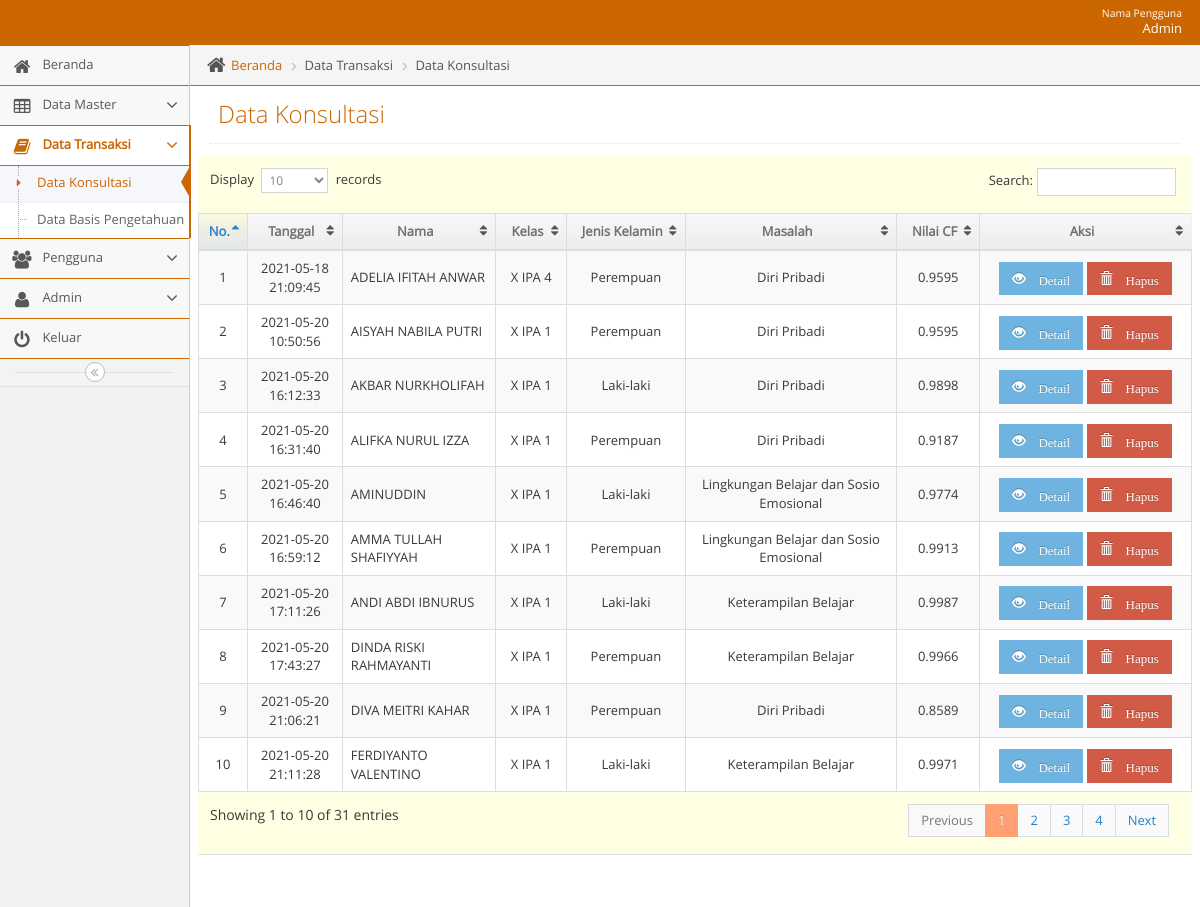
The page /admin/adminmainapp.php?unit=konsultasi_unit&act=datagrid (signed in) on the database its author committed.
### tables this page shows
CREATE TABLE `t_hasil` (
  `kode_hasil` int(11) NOT NULL,
  `bidang_masalah` text NOT NULL,
  `item_masalah` text NOT NULL,
  `nilai_cf` varchar(16) NOT NULL,
  `tanggal` datetime NOT NULL,
  `hasil_id` varchar(11) NOT NULL,
  `kode_siswa` varchar(11) NOT NULL
);

CREATE TABLE `t_siswa` (
  `id_siswa` int(11) NOT NULL,
  `nama_siswa` varchar(100) NOT NULL,
  `jenis_kelamin` enum('Laki-laki','Perempuan') NOT NULL,
  `kelas` varchar(10) NOT NULL,
  `kode_siswa` varchar(11) NOT NULL
);

CREATE TABLE `t_bidang_masalah` (
  `id_bidang_masalah` int(11) NOT NULL,
  `kode_bidang_masalah` varchar(5) NOT NULL,
  `nama_bidang_masalah` varchar(100) NOT NULL,
  `detail_bidang_masalah` varchar(1000) NOT NULL,
  `layanan` varchar(1000) NOT NULL
);

### admin/unit/konsultasi_unit.php (the view, shortened to what this page needs)
<?php
$act = $_GET['act'];
switch($act){
  case "datagrid":
?>
<?php
include("../admin/leftbar.php");
?>
<div class="main-content">
  <div class="main-content-inner">
    <div class="breadcrumbs ace-save-state" id="breadcrumbs">
      <ul class="breadcrumb">
        <li>
          <i class="ace-icon fa fa-home home-icon"></i>
          <a href="adminmainapp.php?unit=dashboard">Beranda</a>
        </li>
        <li>Data Transaksi</li>
        <li>Data Konsultasi</li>
      </ul>
    </div>
    <div class="page-content">
      <div class="page-header">
        <h1>Data Konsultasi</h1>
      </div>
      <div class="row">
        <div class="col-xs-12">
          <div class="row">
            <div class="box box-primary">
              <div class="box-body table-responsive padding">
                <table id="datatable" class="table table-striped table-bordered table-hover">
                  <thead>
                    <tr>
                      <th style="text-align: center; width: 6%">No.</th>
                      <th style="text-align: center; width: 10%">Tanggal</th>
                      <th style="text-align: center; width: 15%">Nama</th>
                      <th style="text-align: center; width: 8%">Kelas</th>
                      <th style="text-align: center; width: 12%">Jenis Kelamin</th>
                      <th style="text-align: center; width: 20%">Masalah</th>
                      <th style="text-align: center; width: 9%">Nilai CF</th>
                      <th style="text-align: center; width: 20%">Aksi</th>
                    </tr>
                  </thead>
                  <tbody>
                    <?php $no=1;
                      $qdatagrid ="SELECT
                        t_hasil.kode_hasil, t_hasil.tanggal, t_hasil.nilai_cf, t_hasil.hasil_id,
                        t_bidang_masalah.kode_bidang_masalah, t_bidang_masalah.nama_bidang_masalah,
                        t_siswa.kode_siswa, t_siswa.nama_siswa, t_siswa.kelas, t_siswa.jenis_kelamin
                        FROM
                          t_hasil
                        JOIN t_bidang_masalah ON t_hasil.hasil_id = t_bidang_masalah.kode_bidang_masalah
                        JOIN t_siswa ON t_hasil.kode_siswa = t_siswa.kode_siswa";
                      $rdatagrid = mysqli_query($mysqli, $qdatagrid);
                        while($ddatagrid=mysqli_fetch_assoc($rdatagrid)) {
                            echo "
                            <tr >
                              <td style= text-align:center;vertical-align:middle >$no</td>
                              <td style= text-align:center;vertical-align:middle>$ddatagrid[tanggal]</td>
                              <td style= text-align:left;vertical-align:middle>".ucwords("$ddatagrid[nama_siswa]")."</td>
                              <td style= text-align:center;vertical-align:middle>$ddatagrid[kelas]</td>
                              <td style= text-align:center;vertical-align:middle>$ddatagrid[jenis_kelamin]</td>
                              <td style= text-align:center;vertical-align:middle>$ddatagrid[nama_bidang_masalah]</td>
                              <td style= text-align:center;vertical-align:middle>$ddatagrid[nilai_cf]</td>
                              <td style=text-align:center;vertical-align:middle>
                                  <a href=?unit=konsultasi_unit&act=detail&kode_hasil=$ddatagrid[kode_hasil] class='btn btn-sm btn-info glyphicon glyphicon-eye-open' > Detail</a>
                                  <a href=?unit=konsultasi_unit&act=delete&kode_hasil=$ddatagrid[kode_hasil] class='btn btn-sm btn-danger glyphicon glyphicon-trash' onclick='return confirm(\"Yakin Akan Menghapus Data?\")'> Hapus</a>
                              </td>
                            </tr>
                            ";
                            $no++;
                          }
                      ?>
                  </tbody>
                </table>
              </div>
            </div>
          </div>
        </div>
      </div>
    </div>
  </div>
</div>
<?php
  include("../admin/footer.php");
?>
</body>
</html>
<?php
  break;
?>
<?php
}

### admin/navbar.php (shortened to what this page needs)
<body class="no-skin">
        <?php
        require_once '../lib/koneksi.php';
        if ($_SESSION['status'] == 'Admin') {
          $qupdate = "SELECT * FROM  t_admin WHERE nama_pengguna = '".$_SESSION['nm_pengguna']."'";
         $rupdate = mysqli_query($mysqli, $qupdate);
         $dupdate = mysqli_fetch_assoc($rupdate);
        }
        else {
          $qupdate = "SELECT * FROM  t_user WHERE nama_pengguna = '".$_SESSION['nm_pengguna']."'";
          $rupdate = mysqli_query($mysqli, $qupdate);
          $dupdate = mysqli_fetch_assoc($rupdate);
        }
        ?>
        <div id="navbar" class="navbar navbar-default ace-save-state" >
          <div class="navbar-container ace-save-state" id="navbar-container">
            <div class="navbar-buttons navbar-header pull-right" role="navigation">
              <ul class="nav ace-nav">
                <li class="light-blue dropdown-modal">
                  <a data-toggle="dropdown" href="#" class="dropdown-toggle" style>
                    <span class="user-info" style="text-align: right"><small>Nama Pengguna</small>  <?php echo ucwords($dupdate['nama']); ?></span>
                  </a>
                </li>
              </ul>
            </div>
        </div>
    </div>

### css/tentang/style.css (style rules this page uses)
html { font-family:sans-serif; -ms-text-size-adjust:100%; -webkit-text-size-adjust:100% }
body { margin:0 }
a { background-color:transparent }
h1 { font-size:2em; margin:.67em 0 }
small { font-size:80% }
table { border-collapse:collapse; border-spacing:0 }
td,th { padding:0 }
.border-box,article,body,code,dd,div,dl,dt,fieldset,footer,form,header,html,input[type=email],input[type=password],input[type=tel],input[type=text],input[type=url],li,main,ol,p,pre,section,textarea,ul { box-sizing:border-box }

### rows shown on the page
t_hasil: tanggal "2021-05-18 21:09:45", t_siswa.nama_siswa "ADELIA IFITAH ANWAR", t_siswa.kelas "X IPA 4", t_siswa.jenis_kelamin "Perempuan", t_bidang_masalah.nama_bidang_masalah "Diri Pribadi", nilai_cf "0.9595"
t_hasil: tanggal "2021-05-20 10:50:56", t_siswa.nama_siswa "AISYAH NABILA PUTRI", t_siswa.kelas "X IPA 1", t_siswa.jenis_kelamin "Perempuan", t_bidang_masalah.nama_bidang_masalah "Diri Pribadi", nilai_cf "0.9595"
t_hasil: tanggal "2021-05-20 16:12:33", t_siswa.nama_siswa "AKBAR NURKHOLIFAH", t_siswa.kelas "X IPA 1", t_siswa.jenis_kelamin "Laki-laki", t_bidang_masalah.nama_bidang_masalah "Diri Pribadi", nilai_cf "0.9898"
t_hasil: tanggal "2021-05-20 16:31:40", t_siswa.nama_siswa "ALIFKA NURUL IZZA", t_siswa.kelas "X IPA 1", t_siswa.jenis_kelamin "Perempuan", t_bidang_masalah.nama_bidang_masalah "Diri Pribadi", nilai_cf "0.9187"
t_hasil: tanggal "2021-05-20 16:46:40", t_siswa.nama_siswa "AMINUDDIN", t_siswa.kelas "X IPA 1", t_siswa.jenis_kelamin "Laki-laki", t_bidang_masalah.nama_bidang_masalah "Lingkungan Belajar dan Sosio Emosional", nilai_cf "0.9774"
t_hasil: tanggal "2021-05-20 16:59:12", t_siswa.nama_siswa "AMMA TULLAH SHAFIYYAH", t_siswa.kelas "X IPA 1", t_siswa.jenis_kelamin "Perempuan", t_bidang_masalah.nama_bidang_masalah "Lingkungan Belajar dan Sosio Emosional", nilai_cf "0.9913"
t_hasil: tanggal "2021-05-20 17:11:26", t_siswa.nama_siswa "ANDI ABDI IBNURUS", t_siswa.kelas "X IPA 1", t_siswa.jenis_kelamin "Laki-laki", t_bidang_masalah.nama_bidang_masalah "Keterampilan Belajar", nilai_cf "0.9987"
t_hasil: tanggal "2021-05-20 17:43:27", t_siswa.nama_siswa "DINDA RISKI RAHMAYANTI", t_siswa.kelas "X IPA 1", t_siswa.jenis_kelamin "Perempuan", t_bidang_masalah.nama_bidang_masalah "Keterampilan Belajar", nilai_cf "0.9966"
t_hasil: tanggal "2021-05-20 21:06:21", t_siswa.nama_siswa "DIVA MEITRI KAHAR", t_siswa.kelas "X IPA 1", t_siswa.jenis_kelamin "Perempuan", t_bidang_masalah.nama_bidang_masalah "Diri Pribadi", nilai_cf "0.8589"
t_hasil: tanggal "2021-05-20 21:11:28", t_siswa.nama_siswa "FERDIYANTO VALENTINO", t_siswa.kelas "X IPA 1", t_siswa.jenis_kelamin "Laki-laki", t_bidang_masalah.nama_bidang_masalah "Keterampilan Belajar", nilai_cf "0.9971"

### other values the page prints
$dupdate['nama'] "Admin"
